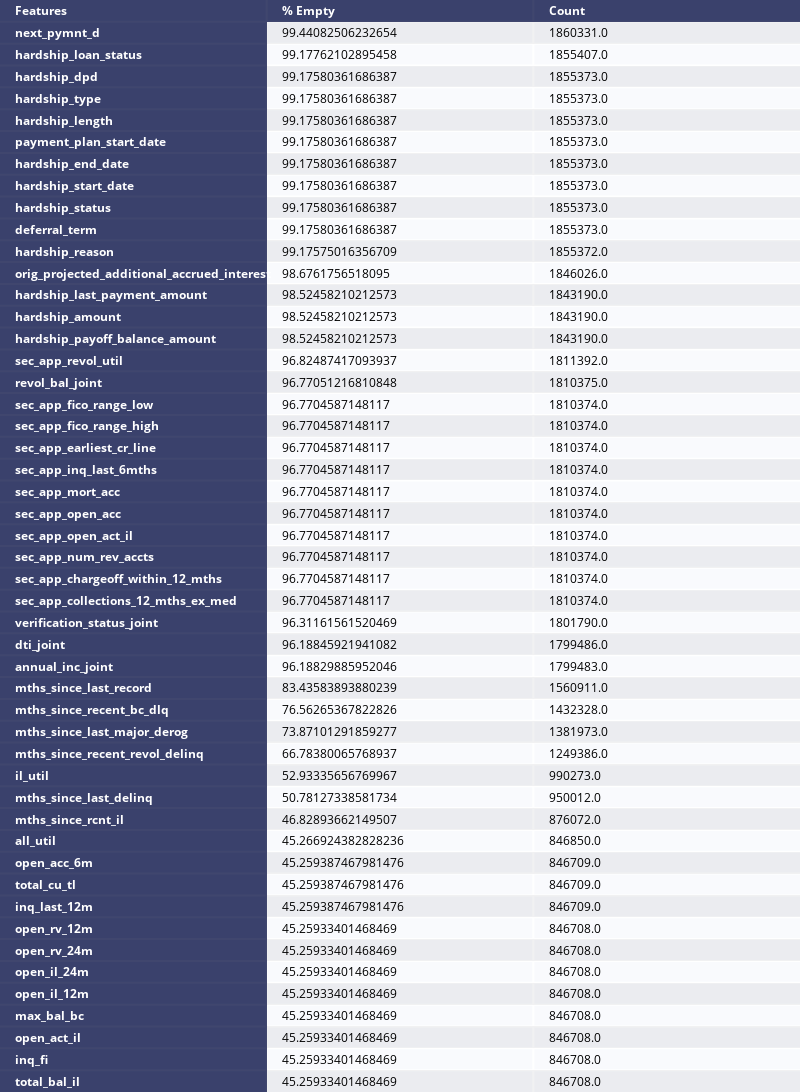

Write notebook code for a chart like this one.
### Code cell
temp = df_columns_na_sorted[df_columns_na_sorted['% Empty'] > MISSING_VALUE_THRESHOLD]
print(f'\n# of features with missing values > {MISSING_VALUE_THRESHOLD}%: {len(temp)}')
plot_dataframe_as_table_image(temp, f'features_with_over_{MISSING_VALUE_THRESHOLD}_pct_missing_values', 'Features')

### Figure 1 — Plotly figure (JSON) as saved in the notebook; plotly's stock layout.template omitted (floating-point values rounded to 4 significant figures; data arrays with more than 128 entries replaced by an {"elided": "..."} marker saying what was removed)
{"data": [{"colorscale": [[0, "#00083e"], [0.5, "#ededee"], [1, "#ffffff"]], "hoverinfo": "none", "opacity": 0.75, "showscale": false, "type": "heatmap", "z": {"elided": "50x3 float values"}}], "layout": {"annotations": [{"align": "left", "font": {"color": "#ffffff"}, "showarrow": false, "text": "<b>Features</b>", "x": -0.45, "xanchor": "left", "xref": "x", "y": 0, "yref": "y"}, {"align": "left", "font": {"color": "#ffffff"}, "showarrow": false, "text": "<b>% Empty</b>", "x": 0.55, "xanchor": "left", "xref": "x", "y": 0, "yref": "y"}, {"align": "left", "font": {"color": "#ffffff"}, "showarrow": false, "text": "<b>Count</b>", "x": 1.55, "xanchor": "left", "xref": "x", "y": 0, "yref": "y"}, {"align": "left", "font": {"color": "#ffffff"}, "showarrow": false, "text": "<b>next_pymnt_d</b>", "x": -0.45, "xanchor": "left", "xref": "x", "y": 1, "yref": "y"}, {"align": "left", "font": {"color": "#000000"}, "showarrow": false, "text": "99.44082506232654", "x": 0.55, "xanchor": "left", "xref": "x", "y": 1, "yref": "y"}, {"align": "left", "font": {"color": "#000000"}, "showarrow": false, "text": "1860331.0", "x": 1.55, "xanchor": "left", "xref": "x", "y": 1, "yref": "y"}, {"align": "left", "font": {"color": "#ffffff"}, "showarrow": false, "text": "<b>hardship_loan_status</b>", "x": -0.45, "xanchor": "left", "xref": "x", "y": 2, "yref": "y"}, {"align": "left", "font": {"color": "#000000"}, "showarrow": false, "text": "99.17762102895458", "x": 0.55, "xanchor": "left", "xref": "x", "y": 2, "yref": "y"}, {"align": "left", "font": {"color": "#000000"}, "showarrow": false, "text": "1855407.0", "x": 1.55, "xanchor": "left", "xref": "x", "y": 2, "yref": "y"}, {"align": "left", "font": {"color": "#ffffff"}, "showarrow": false, "text": "<b>hardship_dpd</b>", "x": -0.45, "xanchor": "left", "xref": "x", "y": 3, "yref": "y"}, {"align": "left", "font": {"color": "#000000"}, "showarrow": false, "text": "99.17580361686387", "x": 0.55, "xanchor": "left", "xref": "x", "y": 3, "yref": "y"}, {"align": "left", "font": {"color": "#000000"}, "showarrow": false, "text": "1855373.0", "x": 1.55, "xanchor": "left", "xref": "x", "y": 3, "yref": "y"}, {"align": "left", "font": {"color": "#ffffff"}, "showarrow": false, "text": "<b>hardship_type</b>", "x": -0.45, "xanchor": "left", "xref": "x", "y": 4, "yref": "y"}, {"align": "left", "font": {"color": "#000000"}, "showarrow": false, "text": "99.17580361686387", "x": 0.55, "xanchor": "left", "xref": "x", "y": 4, "yref": "y"}, {"align": "left", "font": {"color": "#000000"}, "showarrow": false, "text": "1855373.0", "x": 1.55, "xanchor": "left", "xref": "x", "y": 4, "yref": "y"}, {"align": "left", "font": {"color": "#ffffff"}, "showarrow": false, "text": "<b>hardship_length</b>", "x": -0.45, "xanchor": "left", "xref": "x", "y": 5, "yref": "y"}, {"align": "left", "font": {"color": "#000000"}, "showarrow": false, "text": "99.17580361686387", "x": 0.55, "xanchor": "left", "xref": "x", "y": 5, "yref": "y"}, {"align": "left", "font": {"color": "#000000"}, "showarrow": false, "text": "1855373.0", "x": 1.55, "xanchor": "left", "xref": "x", "y": 5, "yref": "y"}, {"align": "left", "font": {"color": "#ffffff"}, "showarrow": false, "text": "<b>payment_plan_start_date</b>", "x": -0.45, "xanchor": "left", "xref": "x", "y": 6, "yref": "y"}, {"align": "left", "font": {"color": "#000000"}, "showarrow": false, "text": "99.17580361686387", "x": 0.55, "xanchor": "left", "xref": "x", "y": 6, "yref": "y"}, {"align": "left", "font": {"color": "#000000"}, "showarrow": false, "text": "1855373.0", "x": 1.55, "xanchor": "left", "xref": "x", "y": 6, "yref": "y"}, {"align": "left", "font": {"color": "#ffffff"}, "showarrow": false, "text": "<b>hardship_end_date</b>", "x": -0.45, "xanchor": "left", "xref": "x", "y": 7, "yref": "y"}, {"align": "left", "font": {"color": "#000000"}, "showarrow": false, "text": "99.17580361686387", "x": 0.55, "xanchor": "left", "xref": "x", "y": 7, "yref": "y"}, {"align": "left", "font": {"color": "#000000"}, "showarrow": false, "text": "1855373.0", "x": 1.55, "xanchor": "left", "xref": "x", "y": 7, "yref": "y"}, {"align": "left", "font": {"color": "#ffffff"}, "showarrow": false, "text": "<b>hardship_start_date</b>", "x": -0.45, "xanchor": "left", "xref": "x", "y": 8, "yref": "y"}, {"align": "left", "font": {"color": "#000000"}, "showarrow": false, "text": "99.17580361686387", "x": 0.55, "xanchor": "left", "xref": "x", "y": 8, "yref": "y"}, {"align": "left", "font": {"color": "#000000"}, "showarrow": false, "text": "1855373.0", "x": 1.55, "xanchor": "left", "xref": "x", "y": 8, "yref": "y"}, {"align": "left", "font": {"color": "#ffffff"}, "showarrow": false, "text": "<b>hardship_status</b>", "x": -0.45, "xanchor": "left", "xref": "x", "y": 9, "yref": "y"}, {"align": "left", "font": {"color": "#000000"}, "showarrow": false, "text": "99.17580361686387", "x": 0.55, "xanchor": "left", "xref": "x", "y": 9, "yref": "y"}, {"align": "left", "font": {"color": "#000000"}, "showarrow": false, "text": "1855373.0", "x": 1.55, "xanchor": "left", "xref": "x", "y": 9, "yref": "y"}, {"align": "left", "font": {"color": "#ffffff"}, "showarrow": false, "text": "<b>deferral_term</b>", "x": -0.45, "xanchor": "left", "xref": "x", "y": 10, "yref": "y"}, {"align": "left", "font": {"color": "#000000"}, "showarrow": false, "text": "99.17580361686387", "x": 0.55, "xanchor": "left", "xref": "x", "y": 10, "yref": "y"}, {"align": "left", "font": {"color": "#000000"}, "showarrow": false, "text": "1855373.0", "x": 1.55, "xanchor": "left", "xref": "x", "y": 10, "yref": "y"}, {"align": "left", "font": {"color": "#ffffff"}, "showarrow": false, "text": "<b>hardship_reason</b>", "x": -0.45, "xanchor": "left", "xref": "x", "y": 11, "yref": "y"}, {"align": "left", "font": {"color": "#000000"}, "showarrow": false, "text": "99.17575016356709", "x": 0.55, "xanchor": "left", "xref": "x", "y": 11, "yref": "y"}, {"align": "left", "font": {"color": "#000000"}, "showarrow": false, "text": "1855372.0", "x": 1.55, "xanchor": "left", "xref": "x", "y": 11, "yref": "y"}, {"align": "left", "font": {"color": "#ffffff"}, "showarrow": false, "text": "<b>orig_projected_additional_accrued_interest</b>", "x": -0.45, "xanchor": "left", "xref": "x", "y": 12, "yref": "y"}, {"align": "left", "font": {"color": "#000000"}, "showarrow": false, "text": "98.6761756518095", "x": 0.55, "xanchor": "left", "xref": "x", "y": 12, "yref": "y"}, {"align": "left", "font": {"color": "#000000"}, "showarrow": false, "text": "1846026.0", "x": 1.55, "xanchor": "left", "xref": "x", "y": 12, "yref": "y"}, {"align": "left", "font": {"color": "#ffffff"}, "showarrow": false, "text": "<b>hardship_last_payment_amount</b>", "x": -0.45, "xanchor": "left", "xref": "x", "y": 13, "yref": "y"}, {"align": "left", "font": {"color": "#000000"}, "showarrow": false, "text": "98.52458210212573", "x": 0.55, "xanchor": "left", "xref": "x", "y": 13, "yref": "y"}, {"align": "left", "font": {"color": "#000000"}, "showarrow": false, "text": "1843190.0", "x": 1.55, "xanchor": "left", "xref": "x", "y": 13, "yref": "y"}, {"align": "left", "font": {"color": "#ffffff"}, "showarrow": false, "text": "<b>hardship_amount</b>", "x": -0.45, "xanchor": "left", "xref": "x", "y": 14, "yref": "y"}, {"align": "left", "font": {"color": "#000000"}, "showarrow": false, "text": "98.52458210212573", "x": 0.55, "xanchor": "left", "xref": "x", "y": 14, "yref": "y"}, {"align": "left", "font": {"color": "#000000"}, "showarrow": false, "text": "1843190.0", "x": 1.55, "xanchor": "left", "xref": "x", "y": 14, "yref": "y"}, {"align": "left", "font": {"color": "#ffffff"}, "showarrow": false, "text": "<b>hardship_payoff_balance_amount</b>", "x": -0.45, "xanchor": "left", "xref": "x", "y": 15, "yref": "y"}, {"align": "left", "font": {"color": "#000000"}, "showarrow": false, "text": "98.52458210212573", "x": 0.55, "xanchor": "left", "xref": "x", "y": 15, "yref": "y"}, {"align": "left", "font": {"color": "#000000"}, "showarrow": false, "text": "1843190.0", "x": 1.55, "xanchor": "left", "xref": "x", "y": 15, "yref": "y"}, {"align": "left", "font": {"color": "#ffffff"}, "showarrow": false, "text": "<b>sec_app_revol_util</b>", "x": -0.45, "xanchor": "left", "xref": "x", "y": 16, "yref": "y"}, {"align": "left", "font": {"color": "#000000"}, "showarrow": false, "text": "96.82487417093937", "x": 0.55, "xanchor": "left", "xref": "x", "y": 16, "yref": "y"}, {"align": "left", "font": {"color": "#000000"}, "showarrow": false, "text": "1811392.0", "x": 1.55, "xanchor": "left", "xref": "x", "y": 16, "yref": "y"}, {"align": "left", "font": {"color": "#ffffff"}, "showarrow": false, "text": "<b>revol_bal_joint</b>", "x": -0.45, "xanchor": "left", "xref": "x", "y": 17, "yref": "y"}, {"align": "left", "font": {"color": "#000000"}, "showarrow": false, "text": "96.77051216810848", "x": 0.55, "xanchor": "left", "xref": "x", "y": 17, "yref": "y"}, {"align": "left", "font": {"color": "#000000"}, "showarrow": false, "text": "1810375.0", "x": 1.55, "xanchor": "left", "xref": "x", "y": 17, "yref": "y"}, {"align": "left", "font": {"color": "#ffffff"}, "showarrow": false, "text": "<b>sec_app_fico_range_low</b>", "x": -0.45, "xanchor": "left", "xref": "x", "y": 18, "yref": "y"}, {"align": "left", "font": {"color": "#000000"}, "showarrow": false, "text": "96.7704587148117", "x": 0.55, "xanchor": "left", "xref": "x", "y": 18, "yref": "y"}, {"align": "left", "font": {"color": "#000000"}, "showarrow": false, "text": "1810374.0", "x": 1.55, "xanchor": "left", "xref": "x", "y": 18, "yref": "y"}, {"align": "left", "font": {"color": "#ffffff"}, "showarrow": false, "text": "<b>sec_app_fico_range_high</b>", "x": -0.45, "xanchor": "left", "xref": "x", "y": 19, "yref": "y"}, {"align": "left", "font": {"color": "#000000"}, "showarrow": false, "text": "96.7704587148117", "x": 0.55, "xanchor": "left", "xref": "x", "y": 19, "yref": "y"}, {"align": "left", "font": {"color": "#000000"}, "showarrow": false, "text": "1810374.0", "x": 1.55, "xanchor": "left", "xref": "x", "y": 19, "yref": "y"}, {"align": "left", "font": {"color": "#ffffff"}, "showarrow": false, "text": "<b>sec_app_earliest_cr_line</b>", "x": -0.45, "xanchor": "left", "xref": "x", "y": 20, "yref": "y"}, {"align": "left", "font": {"color": "#000000"}, "showarrow": false, "text": "96.7704587148117", "x": 0.55, "xanchor": "left", "xref": "x", "y": 20, "yref": "y"}, {"align": "left", "font": {"color": "#000000"}, "showarrow": false, "text": "1810374.0", "x": 1.55, "xanchor": "left", "xref": "x", "y": 20, "yref": "y"}, {"align": "left", "font": {"color": "#ffffff"}, "showarrow": false, "text": "<b>sec_app_inq_last_6mths</b>", "x": -0.45, "xanchor": "left", "xref": "x", "y": 21, "yref": "y"}, {"align": "left", "font": {"color": "#000000"}, "showarrow": false, "text": "96.7704587148117", "x": 0.55, "xanchor": "left", "xref": "x", "y": 21, "yref": "y"}, {"align": "left", "font": {"color": "#000000"}, "showarrow": false, "text": "1810374.0", "x": 1.55, "xanchor": "left", "xref": "x", "y": 21, "yref": "y"}, {"align": "left", "font": {"color": "#ffffff"}, "showarrow": false, "text": "<b>sec_app_mort_acc</b>", "x": -0.45, "xanchor": "left", "xref": "x", "y": 22, "yref": "y"}, {"align": "left", "font": {"color": "#000000"}, "showarrow": false, "text": "96.7704587148117", "x": 0.55, "xanchor": "left", "xref": "x", "y": 22, "yref": "y"}, {"align": "left", "font": {"color": "#000000"}, "showarrow": false, "text": "1810374.0", "x": 1.55, "xanchor": "left", "xref": "x", "y": 22, "yref": "y"}, {"align": "left", "font": {"color": "#ffffff"}, "showarrow": false, "text": "<b>sec_app_open_acc</b>", "x": -0.45, "xanchor": "left", "xref": "x", "y": 23, "yref": "y"}, {"align": "left", "font": {"color": "#000000"}, "showarrow": false, "text": "96.7704587148117", "x": 0.55, "xanchor": "left", "xref": "x", "y": 23, "yref": "y"}, {"align": "left", "font": {"color": "#000000"}, "showarrow": false, "text": "1810374.0", "x": 1.55, "xanchor": "left", "xref": "x", "y": 23, "yref": "y"}, {"align": "left", "font": {"color": "#ffffff"}, "showarrow": false, "text": "<b>sec_app_open_act_il</b>", "x": -0.45, "xanchor": "left", "xref": "x", "y": 24, "yref": "y"}, {"align": "left", "font": {"color": "#000000"}, "showarrow": false, "text": "96.7704587148117", "x": 0.55, "xanchor": "left", "xref": "x", "y": 24, "yref": "y"}, {"align": "left", "font": {"color": "#000000"}, "showarrow": false, "text": "1810374.0", "x": 1.55, "xanchor": "left", "xref": "x", "y": 24, "yref": "y"}, {"align": "left", "font": {"color": "#ffffff"}, "showarrow": false, "text": "<b>sec_app_num_rev_accts</b>", "x": -0.45, "xanchor": "left", "xref": "x", "y": 25, "yref": "y"}, {"align": "left", "font": {"color": "#000000"}, "showarrow": false, "text": "96.7704587148117", "x": 0.55, "xanchor": "left", "xref": "x", "y": 25, "yref": "y"}, {"align": "left", "font": {"color": "#000000"}, "showarrow": false, "text": "1810374.0", "x": 1.55, "xanchor": "left", "xref": "x", "y": 25, "yref": "y"}, {"align": "left", "font": {"color": "#ffffff"}, "showarrow": false, "text": "<b>sec_app_chargeoff_within_12_mths</b>", "x": -0.45, "xanchor": "left", "xref": "x", "y": 26, "yref": "y"}, {"align": "left", "font": {"color": "#000000"}, "showarrow": false, "text": "96.7704587148117", "x": 0.55, "xanchor": "left", "xref": "x", "y": 26, "yref": "y"}, {"align": "left", "font": {"color": "#000000"}, "showarrow": false, "text": "1810374.0", "x": 1.55, "xanchor": "left", "xref": "x", "y": 26, "yref": "y"}, {"align": "left", "font": {"color": "#ffffff"}, "showarrow": false, "text": "<b>sec_app_collections_12_mths_ex_med</b>", "x": -0.45, "xanchor": "left", "xref": "x", "y": 27, "yref": "y"}, {"align": "left", "font": {"color": "#000000"}, "showarrow": false, "text": "96.7704587148117", "x": 0.55, "xanchor": "left", "xref": "x", "y": 27, "yref": "y"}, {"align": "left", "font": {"color": "#000000"}, "showarrow": false, "text": "1810374.0", "x": 1.55, "xanchor": "left", "xref": "x", "y": 27, "yref": "y"}, {"align": "left", "font": {"color": "#ffffff"}, "showarrow": false, "text": "<b>verification_status_joint</b>", "x": -0.45, "xanchor": "left", "xref": "x", "y": 28, "yref": "y"}, {"align": "left", "font": {"color": "#000000"}, "showarrow": false, "text": "96.31161561520469", "x": 0.55, "xanchor": "left", "xref": "x", "y": 28, "yref": "y"}, {"align": "left", "font": {"color": "#000000"}, "showarrow": false, "text": "1801790.0", "x": 1.55, "xanchor": "left", "xref": "x", "y": 28, "yref": "y"}, {"align": "left", "font": {"color": "#ffffff"}, "showarrow": false, "text": "<b>dti_joint</b>", "x": -0.45, "xanchor": "left", "xref": "x", "y": 29, "yref": "y"}, {"align": "left", "font": {"color": "#000000"}, "showarrow": false, "text": "96.18845921941082", "x": 0.55, "xanchor": "left", "xref": "x", "y": 29, "yref": "y"}, {"align": "left", "font": {"color": "#000000"}, "showarrow": false, "text": "1799486.0", "x": 1.55, "xanchor": "left", "xref": "x", "y": 29, "yref": "y"}, {"align": "left", "font": {"color": "#ffffff"}, "showarrow": false, "text": "<b>annual_inc_joint</b>", "x": -0.45, "xanchor": "left", "xref": "x", "y": 30, "yref": "y"}, {"align": "left", "font": {"color": "#000000"}, "showarrow": false, "text": "96.18829885952046", "x": 0.55, "xanchor": "left", "xref": "x", "y": 30, "yref": "y"}, {"align": "left", "font": {"color": "#000000"}, "showarrow": false, "text": "1799483.0", "x": 1.55, "xanchor": "left", "xref": "x", "y": 30, "yref": "y"}, {"align": "left", "font": {"color": "#ffffff"}, "showarrow": false, "text": "<b>mths_since_last_record</b>", "x": -0.45, "xanchor": "left", "xref": "x", "y": 31, "yref": "y"}, {"align": "left", "font": {"color": "#000000"}, "showarrow": false, "text": "83.43583893880239", "x": 0.55, "xanchor": "left", "xref": "x", "y": 31, "yref": "y"}, {"align": "left", "font": {"color": "#000000"}, "showarrow": false, "text": "1560911.0", "x": 1.55, "xanchor": "left", "xref": "x", "y": 31, "yref": "y"}, {"align": "left", "font": {"color": "#ffffff"}, "showarrow": false, "text": "<b>mths_since_recent_bc_dlq</b>", "x": -0.45, "xanchor": "left", "xref": "x", "y": 32, "yref": "y"}, {"align": "left", "font": {"color": "#000000"}, "showarrow": false, "text": "76.56265367822826", "x": 0.55, "xanchor": "left", "xref": "x", "y": 32, "yref": "y"}, {"align": "left", "font": {"color": "#000000"}, "showarrow": false, "text": "1432328.0", "x": 1.55, "xanchor": "left", "xref": "x", "y": 32, "yref": "y"}, {"align": "left", "font": {"color": "#ffffff"}, "showarrow": false, "text": "<b>mths_since_last_major_derog</b>", "x": -0.45, "xanchor": "left", "xref": "x", "y": 33, "yref": "y"}, {"align": "left", "font": {"color": "#000000"}, "showarrow": false, "text": "73.87101291859277", "x": 0.55, "xanchor": "left", "xref": "x", "y": 33, "yref": "y"}, {"align": "left", "font": {"color": "#000000"}, "showarrow": false, "text": "1381973.0", "x": 1.55, "xanchor": "left", "xref": "x", "y": 33, "yref": "y"}, {"align": "left", "font": {"color": "#ffffff"}, "showarrow": false, "text": "<b>mths_since_recent_revol_delinq</b>", "x": -0.45, "xanchor": "left", "xref": "x", "y": 34, "yref": "y"}, {"align": "left", "font": {"color": "#000000"}, "showarrow": false, "text": "66.78380065768937", "x": 0.55, "xanchor": "left", "xref": "x", "y": 34, "yref": "y"}, {"align": "left", "font": {"color": "#000000"}, "showarrow": false, "text": "1249386.0", "x": 1.55, "xanchor": "left", "xref": "x", "y": 34, "yref": "y"}, {"align": "left", "font": {"color": "#ffffff"}, "showarrow": false, "text": "<b>il_util</b>", "x": -0.45, "xanchor": "left", "xref": "x", "y": 35, "yref": "y"}, {"align": "left", "font": {"color": "#000000"}, "showarrow": false, "text": "52.93335656769967", "x": 0.55, "xanchor": "left", "xref": "x", "y": 35, "yref": "y"}, {"align": "left", "font": {"color": "#000000"}, "showarrow": false, "text": "990273.0", "x": 1.55, "xanchor": "left", "xref": "x", "y": 35, "yref": "y"}, {"align": "left", "font": {"color": "#ffffff"}, "showarrow": false, "text": "<b>mths_since_last_delinq</b>", "x": -0.45, "xanchor": "left", "xref": "x", "y": 36, "yref": "y"}, {"align": "left", "font": {"color": "#000000"}, "showarrow": false, "text": "50.78127338581734", "x": 0.55, "xanchor": "left", "xref": "x", "y": 36, "yref": "y"}, {"align": "left", "font": {"color": "#000000"}, "showarrow": false, "text": "950012.0", "x": 1.55, "xanchor": "left", "xref": "x", "y": 36, "yref": "y"}, {"align": "left", "font": {"color": "#ffffff"}, "showarrow": false, "text": "<b>mths_since_rcnt_il</b>", "x": -0.45, "xanchor": "left", "xref": "x", "y": 37, "yref": "y"}, {"align": "left", "font": {"color": "#000000"}, "showarrow": false, "text": "46.82893662149507", "x": 0.55, "xanchor": "left", "xref": "x", "y": 37, "yref": "y"}, {"align": "left", "font": {"color": "#000000"}, "showarrow": false, "text": "876072.0", "x": 1.55, "xanchor": "left", "xref": "x", "y": 37, "yref": "y"}, {"align": "left", "font": {"color": "#ffffff"}, "showarrow": false, "text": "<b>all_util</b>", "x": -0.45, "xanchor": "left", "xref": "x", "y": 38, "yref": "y"}, {"align": "left", "font": {"color": "#000000"}, "showarrow": false, "text": "45.266924382828236", "x": 0.55, "xanchor": "left", "xref": "x", "y": 38, "yref": "y"}, {"align": "left", "font": {"color": "#000000"}, "showarrow": false, "text": "846850.0", "x": 1.55, "xanchor": "left", "xref": "x", "y": 38, "yref": "y"}, {"align": "left", "font": {"color": "#ffffff"}, "showarrow": false, "text": "<b>open_acc_6m</b>", "x": -0.45, "xanchor": "left", "xref": "x", "y": 39, "yref": "y"}, {"align": "left", "font": {"color": "#000000"}, "showarrow": false, "text": "45.259387467981476", "x": 0.55, "xanchor": "left", "xref": "x", "y": 39, "yref": "y"}, {"align": "left", "font": {"color": "#000000"}, "showarrow": false, "text": "846709.0", "x": 1.55, "xanchor": "left", "xref": "x", "y": 39, "yref": "y"}, {"align": "left", "font": {"color": "#ffffff"}, "showarrow": false, "text": "<b>total_cu_tl</b>", "x": -0.45, "xanchor": "left", "xref": "x", "y": 40, "yref": "y"}, {"align": "left", "font": {"color": "#000000"}, "showarrow": false, "text": "45.259387467981476", "x": 0.55, "xanchor": "left", "xref": "x", "y": 40, "yref": "y"}, {"align": "left", "font": {"color": "#000000"}, "showarrow": false, "text": "846709.0", "x": 1.55, "xanchor": "left", "xref": "x", "y": 40, "yref": "y"}, {"align": "left", "font": {"color": "#ffffff"}, "showarrow": false, "text": "<b>inq_last_12m</b>", "x": -0.45, "xanchor": "left", "xref": "x", "y": 41, "yref": "y"}, {"align": "left", "font": {"color": "#000000"}, "showarrow": false, "text": "45.259387467981476", "x": 0.55, "xanchor": "left", "xref": "x", "y": 41, "yref": "y"}, {"align": "left", "font": {"color": "#000000"}, "showarrow": false, "text": "846709.0", "x": 1.55, "xanchor": "left", "xref": "x", "y": 41, "yref": "y"}, {"align": "left", "font": {"color": "#ffffff"}, "showarrow": false, "text": "<b>open_rv_12m</b>", "x": -0.45, "xanchor": "left", "xref": "x", "y": 42, "yref": "y"}, {"align": "left", "font": {"color": "#000000"}, "showarrow": false, "text": "45.25933401468469", "x": 0.55, "xanchor": "left", "xref": "x", "y": 42, "yref": "y"}, {"align": "left", "font": {"color": "#000000"}, "showarrow": false, "text": "846708.0", "x": 1.55, "xanchor": "left", "xref": "x", "y": 42, "yref": "y"}, {"align": "left", "font": {"color": "#ffffff"}, "showarrow": false, "text": "<b>open_rv_24m</b>", "x": -0.45, "xanchor": "left", "xref": "x", "y": 43, "yref": "y"}, {"align": "left", "font": {"color": "#000000"}, "showarrow": false, "text": "45.25933401468469", "x": 0.55, "xanchor": "left", "xref": "x", "y": 43, "yref": "y"}, {"align": "left", "font": {"color": "#000000"}, "showarrow": false, "text": "846708.0", "x": 1.55, "xanchor": "left", "xref": "x", "y": 43, "yref": "y"}, {"align": "left", "font": {"color": "#ffffff"}, "showarrow": false, "text": "<b>open_il_24m</b>", "x": -0.45, "xanchor": "left", "xref": "x", "y": 44, "yref": "y"}, {"align": "left", "font": {"color": "#000000"}, "showarrow": false, "text": "45.25933401468469", "x": 0.55, "xanchor": "left", "xref": "x", "y": 44, "yref": "y"}, {"align": "left", "font": {"color": "#000000"}, "showarrow": false, "text": "846708.0", "x": 1.55, "xanchor": "left", "xref": "x", "y": 44, "yref": "y"}, {"align": "left", "font": {"color": "#ffffff"}, "showarrow": false, "text": "<b>open_il_12m</b>", "x": -0.45, "xanchor": "left", "xref": "x", "y": 45, "yref": "y"}, {"align": "left", "font": {"color": "#000000"}, "showarrow": false, "text": "45.25933401468469", "x": 0.55, "xanchor": "left", "xref": "x", "y": 45, "yref": "y"}, {"align": "left", "font": {"color": "#000000"}, "showarrow": false, "text": "846708.0", "x": 1.55, "xanchor": "left", "xref": "x", "y": 45, "yref": "y"}, {"align": "left", "font": {"color": "#ffffff"}, "showarrow": false, "text": "<b>max_bal_bc</b>", "x": -0.45, "xanchor": "left", "xref": "x", "y": 46, "yref": "y"}, {"align": "left", "font": {"color": "#000000"}, "showarrow": false, "text": "45.25933401468469", "x": 0.55, "xanchor": "left", "xref": "x", "y": 46, "yref": "y"}, {"align": "left", "font": {"color": "#000000"}, "showarrow": false, "text": "846708.0", "x": 1.55, "xanchor": "left", "xref": "x", "y": 46, "yref": "y"}, {"align": "left", "font": {"color": "#ffffff"}, "showarrow": false, "text": "<b>open_act_il</b>", "x": -0.45, "xanchor": "left", "xref": "x", "y": 47, "yref": "y"}, {"align": "left", "font": {"color": "#000000"}, "showarrow": false, "text": "45.25933401468469", "x": 0.55, "xanchor": "left", "xref": "x", "y": 47, "yref": "y"}, {"align": "left", "font": {"color": "#000000"}, "showarrow": false, "text": "846708.0", "x": 1.55, "xanchor": "left", "xref": "x", "y": 47, "yref": "y"}, {"align": "left", "font": {"color": "#ffffff"}, "showarrow": false, "text": "<b>inq_fi</b>", "x": -0.45, "xanchor": "left", "xref": "x", "y": 48, "yref": "y"}, {"align": "left", "font": {"color": "#000000"}, "showarrow": false, "text": "45.25933401468469", "x": 0.55, "xanchor": "left", "xref": "x", "y": 48, "yref": "y"}, {"align": "left", "font": {"color": "#000000"}, "showarrow": false, "text": "846708.0", "x": 1.55, "xanchor": "left", "xref": "x", "y": 48, "yref": "y"}, {"align": "left", "font": {"color": "#ffffff"}, "showarrow": false, "text": "<b>total_bal_il</b>", "x": -0.45, "xanchor": "left", "xref": "x", "y": 49, "yref": "y"}, {"align": "left", "font": {"color": "#000000"}, "showarrow": false, "text": "45.25933401468469", "x": 0.55, "xanchor": "left", "xref": "x", "y": 49, "yref": "y"}, {"align": "left", "font": {"color": "#000000"}, "showarrow": false, "text": "846708.0", "x": 1.55, "xanchor": "left", "xref": "x", "y": 49, "yref": "y"}], "autosize": true, "height": 1550, "margin": {"b": 0, "l": 0, "r": 0, "t": 0}, "width": 800, "xaxis": {"dtick": 1, "gridwidth": 2, "showticklabels": false, "tick0": -0.5, "ticks": "", "zeroline": false}, "yaxis": {"autorange": "reversed", "dtick": 1, "gridwidth": 2, "showticklabels": false, "tick0": 0.5, "ticks": "", "zeroline": false}}}
